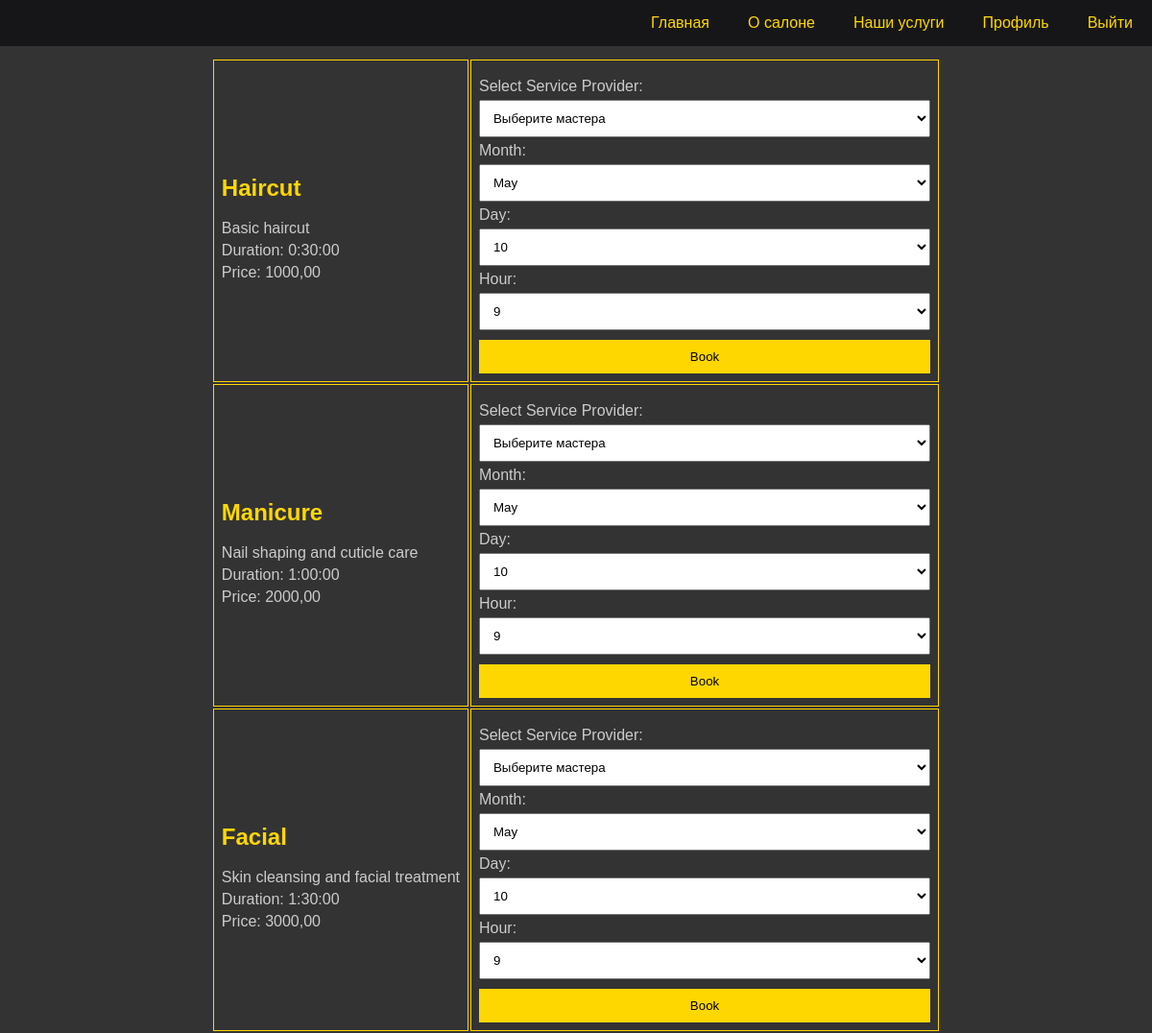
/services/ (signed in), run on the app's committed database.
### booking/models.py (models this page shows, shortened)
class Service(models.Model):
    name = models.CharField(max_length=100)
    description = models.TextField()
    duration = models.DurationField()
    price = models.DecimalField(max_digits=6, decimal_places=2)  # Цена услуги

### booking/views/service.py (the view, shortened to what this page needs)
# urls.py: path('services/', services, name='services'),
@login_required
def services(request):
    services = Service.objects.all()
    forms_list = []
    for service in services:
        provider_form = ServiceProviderForm(prefix=f"service_{service.id}")
        date_time_form = BookingDateTimeForm(prefix=f"service_{service.id}")
        forms_list.append((service, provider_form, date_time_form, None, None))
    return render(request, 'services.html', {
        'forms_list': forms_list,
    })

### booking/forms.py (called while the page is built)
    def label_from_instance(self, obj):
        return f"{obj.user.first_name} {obj.user.last_name} - {obj.specialization}"

### booking/templates/services.html (shortened to what this page needs)
{% extends 'base.html' %}
{% block content %}
<div style="display: flex; justify-content: center;">
    <table class="services">
        {% for service, provider_form, date_time_form, error_message, current_data in forms_list %}
        <tr>
            <td>
                <h2>{{ service.name }}</h2>
                <p>{{ service.description }}</p>
                <p>Duration: {{ service.duration }}</p>
                <p>Price: {{ service.price }}</p>
            </td>
            <td>
                <form method="post" action="">
                    {{ provider_form.as_p }}
                    {{ date_time_form.as_p }}
                    <button type="submit">Book</button>
                </form>
            </td>
        </tr>
        {% endfor %}
    </table>
</div>
{% endblock %}

### booking/static/css/style.css (style rules this page uses)
body { margin: 0; padding-top: 60px; font-family: 'Fira Sans', sans-serif; background-color: #333; color: #ccc; }
.services td, .services th { border: 1px solid gold; padding: 8px; text-align: left; }
.services h2 { color: gold; font-size: 24px; }
.services p { color: #ссс; margin: 5px 0; }
.services form { display: block; margin-top: 10px; }
.services input, .services select, .services button { width: 100%; padding: 10px; margin-top: 5px; box-sizing: border-box; }
.services button { background-color: gold; color: black; border: none; cursor: pointer; transition: background-color 0.3s; }

### data on the page
Service: name "Haircut", description "Basic haircut", duration "0:30:00", price "1000,00"
Service: name "Manicure", description "Nail shaping and cuticle care", duration "1:00:00", price "2000,00"
Service: name "Facial", description "Skin cleansing and facial treatment", duration "1:30:00", price "3000,00"
